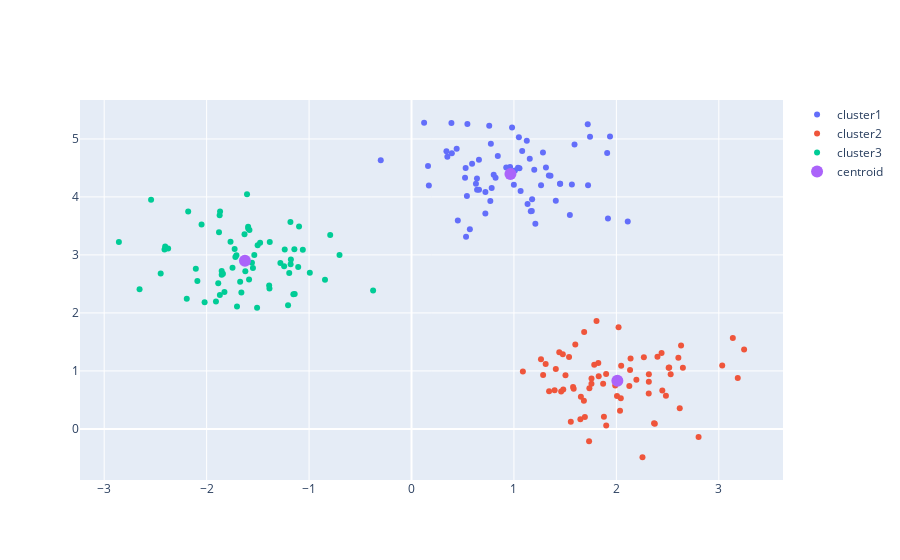

The notebook cell saved with this chart:
### Code cell
# Plotting results
fig=go.Figure()
fig.add_trace(go.Scatter(x=X[y_km == 0, 0], y=X[y_km == 0, 1],
    mode='markers', name='cluster1'))
fig.add_trace(go.Scatter(x=X[y_km == 1, 0], y=X[y_km == 1, 1],
    mode='markers', name='cluster2'))
fig.add_trace(go.Scatter(x=X[y_km == 2, 0], y=X[y_km == 2, 1],
    mode='markers', name='cluster3'))
fig.add_trace(go.Scatter(x=km.cluster_centers_[:, 0],
    y=km.cluster_centers_[:, 1], mode='markers', 
    marker=dict(size=12, colorscale='Viridis'), name='centroid'))
fig.show()
